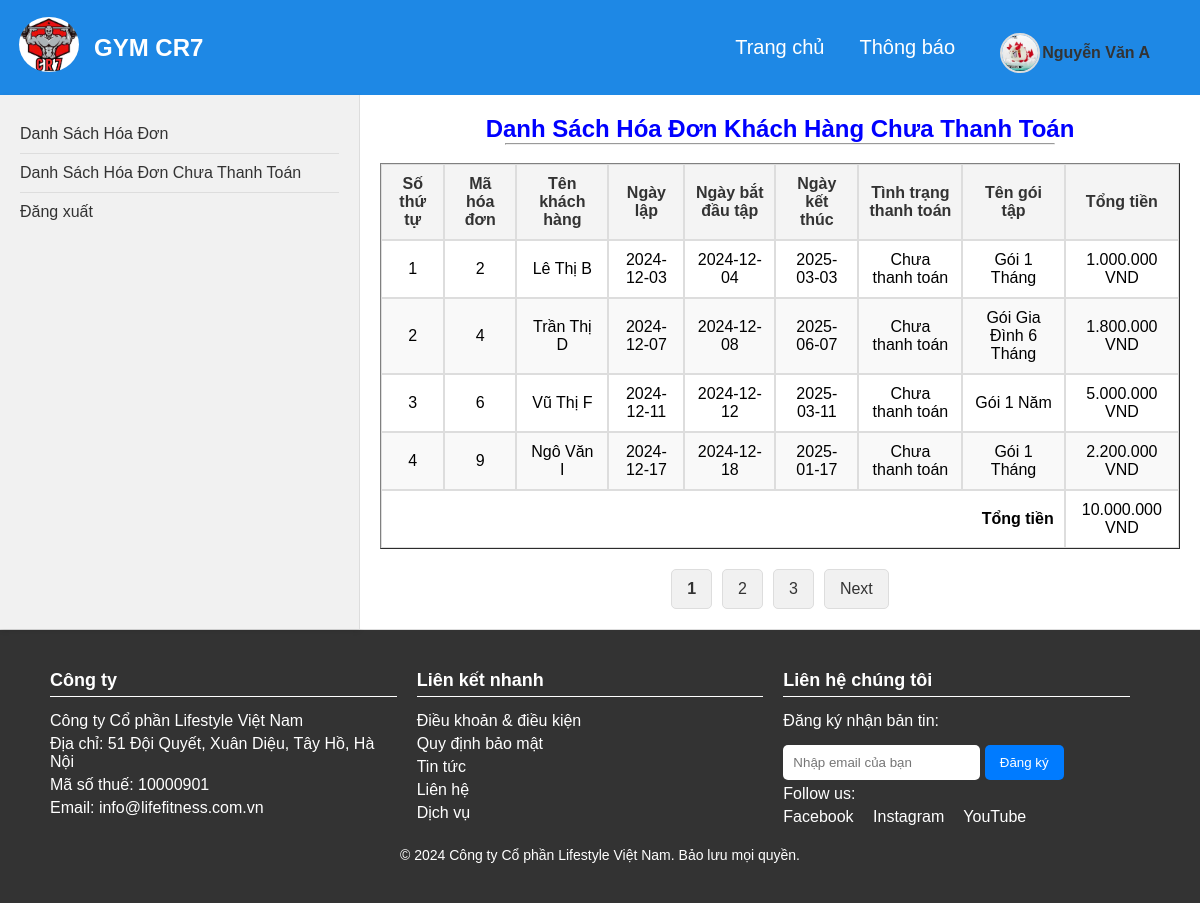
The app's page /ketoan.php?khchuatt (signed in) with its own data.
### tables this page shows
CREATE TABLE `nhanvien` (
  `MaNV` int(11) NOT NULL,
  `TenNV` varchar(100) NOT NULL,
  `HinhAnhNV` varchar(255) DEFAULT NULL,
  `Email` varchar(100) NOT NULL,
  `Sdt` varchar(15) NOT NULL,
  `NgayVaoLam` date NOT NULL,
  `MaTK` int(11) DEFAULT NULL,
  `MaCV` int(11) DEFAULT NULL,
  `xoa` tinyint(1) DEFAULT 0
);

CREATE TABLE `hoadon` (
  `MaHD` int(11) NOT NULL,
  `NgayLap` date NOT NULL,
  `NgayBatDau` date NOT NULL,
  `NgayKetThuc` date NOT NULL,
  `TongTien` decimal(15,2) NOT NULL,
  `TinhTrangTT` varchar(20) DEFAULT NULL CHECK (`TinhTrangTT` in ('Đã thanh toán','Chưa thanh toán')),
  `TinhTrangMail` varchar(20) DEFAULT NULL CHECK (`TinhTrangMail` in ('Đã gửi','Chưa gửi')),
  `MaGT` int(11) DEFAULT NULL,
  `MaTV` int(11) DEFAULT NULL
);

CREATE TABLE `thanhvien` (
  `MaTV` int(11) NOT NULL,
  `TenTV` varchar(100) NOT NULL,
  `Email` varchar(100) NOT NULL,
  `Sdt` varchar(15) NOT NULL,
  `NgaySinh` date DEFAULT NULL,
  `DiaChi` varchar(255) DEFAULT NULL,
  `HinhAnh` varchar(255) DEFAULT NULL,
  `MaTK` int(11) DEFAULT NULL,
  `TrangThai` varchar(20) DEFAULT NULL CHECK (`TrangThai` in ('Còn tập','Nghỉ'))
);

CREATE TABLE `goitap` (
  `MaGT` int(11) NOT NULL,
  `TenGT` varchar(100) NOT NULL,
  `SoTien` float NOT NULL,
  `MoTa` varchar(50) NOT NULL,
  `HinhAnh` varchar(50) NOT NULL,
  `DichVu` varchar(100) NOT NULL,
  `xoa` int(11) NOT NULL
);

### modal/dangnhap.php (called while the page is built, shortened)
<?php
    class dangNhap{
        public function select1NV($ma){
            $p = new clsketnoi();
            $con = $p ->moketnoi();
            if($con){
                $str = " SELECT *
                from taikhoan tk inner join nhanvien nv
                on tk.MaTK = nv.MaTK inner join chucvu cv
                on nv.MaCV = cv.MaCV
                WHERE tk.MaTK = $ma ";
                $tbl = $con ->query($str);
                return $tbl;
            }else{
                echo "truy vấn sai";
                return false;
            }
        }
    }
?>

### controller/getdangnhap.php (called while the page is built, shortened)
<?php
    include_once("modal/dangnhap.php");
    class GetDangNhap{
        public function Lay1NV($ma){
            $p = new dangNhap();
            $con = $p -> select1NV($ma);
            if($con){
                if($con -> num_rows > 0){
                    return $con;
                }else{
                    return 0;
                }
            }else{
                echo "Loi to cha ba luaaaaaaaaaaaaaaaaaaaaaa";
                return false;
            }
        }
    }
?>

### modal/mketoan.php (called while the page is built, shortened)
<?php
class Mketoan {
    public function demSoHoaDon() {
        $p = new clsketnoi();
        $con = $p->moketnoi();
        if ($con) {
            $sql = "SELECT COUNT(*) AS tong FROM hoadon";
            $result = $con->query($sql);
            if ($result) {
                $row = $result->fetch_assoc();
                return $row['tong'];
            }
        }
        return 0;
    }
    public function danhsachhoadonchuaTT($limit, $offset) {
        $p = new clsketnoi();
        $con = $p->moketnoi();
        if ($con) {
            $str = "SELECT *
                    FROM thanhvien tv
                    INNER JOIN hoadon hd ON tv.MaTV = hd.MaTV
                    INNER JOIN goitap gt ON hd.MaGT = gt.MaGT
                    WHERE hd.TinhTrangTT like '%Chưa Thanh Toán%'
                    ORDER BY hd.MaHD ASC
                    LIMIT $limit OFFSET $offset";
            $tbl = $con->query($str);
            return $tbl;
        } else {
            return false;
        }
    }
}
?>

### controller/cketoan.php (called while the page is built, shortened)
<?php
include_once("modal/mketoan.php");
class Cketoan {
    public function getdemSoHoaDon() {
        $model = new Mketoan();
        $total = $model->demSoHoaDon();
        if ($total) {
            return $total;
        } else {
            return false;
        }
    }
    public function selectdanhsachhoadonchuaTT($limit, $offset) {
        $model = new Mketoan();
        $result = $model->danhsachhoadonchuaTT($limit, $offset);
        if ($result) {
            if ($result->num_rows > 0) {
                return $result;
            } else {
                return 0;
            }
        } else {
            return false;
        }
    }
}
?>

### view/danhsachhoadonchuathanhtoan.php (the view, shortened to what this page needs)
<?php
    include_once("controller/cketoan.php");
    $p = new Cketoan();
    $limit = 5;
    $page = isset($_GET['page']) ? $_GET['page'] : 1;
    $offset = ($page - 1) * $limit;
    $result = $p->selectdanhsachhoadonchuaTT($limit, $offset);
    $totalHoaDon = $p->getdemSoHoaDon();
    $totalPages = ceil($totalHoaDon / $limit);
?>
<?php if ($result): ?>
    <center>
        <h2>Danh Sách Hóa Đơn Khách Hàng Chưa Thanh Toán</h2>
        <hr>
    </center>
    <br>
    <table id="40" border="1" cellspacing="0" cellpadding="5">
    <thead>
        <tr>
            <th>Số thứ tự</th>
            <th>Mã hóa đơn</th>
            <th>Tên khách hàng</th>
            <th>Ngày lập</th>
            <th>Ngày bắt đầu tập</th>
            <th>Ngày kết thúc</th>
            <th>Tình trạng thanh toán</th>
            <th>Tên gói tập</th>
            <th>Tổng tiền</th>
        </tr>
    </thead>
    <tbody>
        <?php
        $stt = $offset + 1;
        $totalAmount = 0;
        while ($row = $result->fetch_assoc()) {
            $totalAmount += $row['TongTien'];
        ?>
            <tr>
                <td><?php echo $stt++; ?></td>
                <td><?php echo $row['MaHD']; ?></td>
                <td><?php echo $row['TenTV']; ?></td>
                <td><?php echo $row['NgayLap']; ?></td>
                <td><?php echo $row['NgayBatDau']; ?></td>
                <td><?php echo $row['NgayKetThuc']; ?></td>
                <td><?php echo $row['TinhTrangTT']; ?></td>
                <td><?php echo $row['TenGT']; ?></td>
                <td><?php echo number_format($row['TongTien'], 0, ',', '.'); ?> VND</td>
            </tr>
        <?php
        }
        ?>
        <tr>
            <td colspan="8" style="text-align: right; font-weight: bold;">Tổng tiền</td>
            <td><?php echo number_format($totalAmount, 0, ',', '.'); ?> VND</td>
        </tr>
    </tbody>
</table>
<div class="pagination">
    <?php for ($i = 1; $i <= $totalPages; $i++): ?>
        <a href="ketoan.php?khchuatt&page=<?php echo $i; ?>" <?php if ($i == $page) echo 'style="font-weight: bold;"'; ?>>
            <?php echo $i; ?>
        </a>
    <?php endfor; ?>
    <?php if ($page < $totalPages): ?>
        <a href="ketoan.php?khchuatt&page=<?php echo $page + 1; ?>">Next</a>
    <?php endif; ?>
</div>
<?php else: ?>
    <p>Không có hóa đơn nào!</p>
<?php endif; ?>
<!DOCTYPE html>
<html lang="en">
<head>
</head>
<body>
</body>
</html>

### ketoan.php (shortened to what this page needs)
<!DOCTYPE html>
<html lang="en">
<head>
</head>
<body>
    <div id="khung">
        <header>
            <div id="logo">
                <a href="ketoan.php"><img src="../GYM/image/logo.jpg" alt="" srcset=""></a>
                <p style="float:right"><a href="ketoan.php">GYM CR7</a></p>
            </div>
            <div id="noidung">
                <a href="ketoan.php">Trang chủ</a>
                <a href="ketoan.php?thongbao">Thông báo</a>
                <?php
                    include_once("controller/getdangnhap.php");
                    $p = new GetDangNhap();
                    if(isset($_SESSION["dn1"])) {
                        $matk = $_SESSION["manv"];
                        $con1 = $p -> Lay1NV($matk);
                        if($con1){
                            $r1 = $con1 -> fetch_assoc();
                            $anh = $r1["HinhAnhNV"];
                            $ten = $r1["TenNV"];
                        }
                    }
                ?>
            <div class="user-dropdown">
                <div class="user-info">
                    <?php
                        echo '
                            <a href="nhanvien.php">
                                <img src="../GYM/image/avtNV/'.$anh.'" alt="" class="user">
                                <span>'.$ten.'</span>
                            </a>
                        ';
                    ?>
                </div>
            </div>
            </div>
        </header>
        <section>
            <article id="a1">
            <a href="ketoan.php?xemhoadon">Danh Sách Hóa Đơn</a>
            <a href="ketoan.php?khchuatt">Danh Sách Hóa Đơn Chưa Thanh Toán</a>
            <a href="ketoan.php?dangxuat" >Đăng xuất</a>
            </article>
            <article id="a2">
    <?php
        if(isset($_REQUEST["chitietnhanvien"])){
            if(isset($_REQUEST["suanv"])){
                include_once("view/suathongtincanhannhanvien.php");
            } else {
                include_once("view/chitietnhanvien.php");
            }
        }else if(isset($_REQUEST["doimatkhau"])){
            include_once("view/doimatkhauNV.php");
        }else if(isset($_REQUEST["dangxuat"])){
            include_once("view/dangxuat.php");
        }else if(isset($_REQUEST["xemhoadon"])){
            if(isset($_REQUEST["page"])){
                include_once("view/danhsachhoadon.php");
            }else{
                include_once("view/danhsachhoadon.php");
            }
        }else if(isset($_REQUEST["khchuatt"])){
            if(isset($_REQUEST["page"])){
                include_once("view/danhsachhoadonchuathanhtoan.php");
            }else{
                include_once("view/danhsachhoadonchuathanhtoan.php");
            }
        }elseif(isset($_REQUEST["thongbao"])){
            include_once("view/thongbao.php");
        }
    ?>
</article>
        </section>
        <footer>
            <div class="footer-content">
                <div class="footer-section">
                    <h4>Công ty</h4>
                    <p>Công ty Cổ phần Lifestyle Việt Nam</p>
                    <p>Địa chỉ: 51 Đội Quyết, Xuân Diệu, Tây Hồ, Hà Nội</p>
                    <p>Mã số thuế: 10000901</p>
                    <p>Email: <a href="mailto:info@lifefitness.com.vn">info@lifefitness.com.vn</a></p>
                </div>
                <div class="footer-section">
                    <h4>Liên kết nhanh</h4>
                    <p><a href="#">Điều khoản & điều kiện</a></p>
                    <p><a href="#">Quy định bảo mật</a></p>
                    <p><a href="#">Tin tức</a></p>
                    <p><a href="#">Liên hệ</a></p>
                    <p><a href="#">Dịch vụ</a></p>
                </div>
                <div class="footer-section">
                    <h4>Liên hệ chúng tôi</h4>
                    <p>Đăng ký nhận bản tin:</p>
                    <input type="email" placeholder="Nhập email của bạn" />
                    <button>Đăng ký</button>
                    <p>Follow us:</p>
                    <div class="social-media">
                        <a href="#">Facebook</a>
                        <a href="#">Instagram</a>
                        <a href="#">YouTube</a>
                    </div>
                </div>
            </div>
            <div class="footer-bottom">
                <p>&copy; 2024 Công ty Cổ phần Lifestyle Việt Nam. Bảo lưu mọi quyền.</p>
            </div>
        </footer>
    </div>
</body>
</html>

### ketoan.php (style rules this page uses)
* { box-sizing: border-box; margin: 0; padding: 0; }
#khung { width: 100%; height: auto; font-family: Arial, sans-serif; }
header { display: flex; justify-content: space-between; align-items: center; background-color: #1e88e5; color: #fff; padding: 15px; }
#logo { margin-right: auto; }
#logo img { height: 50px; border-radius: 50%; }
#noidung { display: flex; align-items: center; }
#noidung a { color: #fff; text-decoration: none; margin-right: 35px; font-size: 20px; transition: color 0.3s ease; }
section { display: flex; height: auto ; border-bottom: 1px solid #ddd; }
#a1 { width: 30%; background-color: #f1f1f1; padding: 20px; border-right: 1px solid #ddd; box-shadow: 0 2px 5px rgba(0, 0, 0, 0.1); }
#a1 a { display: block; color: #333; text-decoration: none; font-size: 16px; padding: 10px 0; transition: color 0.3s ease; }
#a1 a:not(:last-child) { border-bottom: 1px solid #ddd; }
#a2 { width: 70%; padding: 20px; background-color: #fff; }
footer { background-color: #333; color: white; padding: 40px 50px; }
.footer-content { display: flex; justify-content: space-between; flex-wrap: wrap; }
.footer-section { flex: 1; min-width: 250px; margin-right: 20px; }
.footer-section h4 { margin-bottom: 15px; font-size: 18px; border-bottom: 1px solid #ffffff; padding-bottom: 5px; }
.footer-section p { margin: 5px 0; }
.footer-section a { color: #ffffff; text-decoration: none; }
.footer-bottom { text-align: center; margin-top: 20px; font-size: 14px; }
input[type="email"] { padding: 10px; margin-top: 10px; border: none; border-radius: 5px; }
button { padding: 10px 15px; margin-top: 10px; border: none; border-radius: 5px; background-color: #007bff; color: white; cursor: pointer; }
.social-media a { margin-right: 15px; color: #ffffff; }
#logo { display: flex; align-items: center; padding: 2px 4px; border-radius: 5px; }
#logo img { width: 60px; height: auto; margin-right: 15px; }
#logo p { margin: 0; }
#logo a { text-decoration: none; color: white; font-size: 24px; font-weight: bold; transition: color 0.3s; }
.user-dropdown { position: relative; display: inline-block; cursor: pointer; margin-left: 10px; top: 5px; }
.user-info a { display: flex; align-items: center; gap: 2px; color: white; }
.user-info img { width: 40px; height: 40px; border-radius: 50%; object-fit: cover; border: 2px solid #ddd; transition: transform 0.3s; }
.user-info span { font-size: 16px; font-weight: bold; color: #333; }

### view/danhsachhoadonchuathanhtoan.php (style rules this page uses)
table th, table td { border: 1px solid #ddd; padding: 10px; }
table th { background-color: #f4f4f4; color: #333; font-weight: bold; text-align: center; }
table tr:nth-child(even) { background-color: #f9f9f9; }
table tr:nth-child(odd) { background-color: #fff; }
table td { text-align: center; }
h2 { color: blue; }
hr { width: 550px; }
.pagination { display: flex; justify-content: center; align-items: center; margin-top: 20px; }
.pagination a { text-decoration: none; padding: 10px 15px; margin: 0 5px; background-color: #f1f1f1; color: #333; border: 1px solid #ddd; border-radius: 5px; transition: background-color 0.3s, color 0.3s; }

### records on screen
nhanvien: HinhAnhNV (picture), TenNV "Nguyễn Văn A"
hoadon: MaHD "2", MaTV.TenTV "Lê Thị B", NgayLap "2024-12-03", NgayBatDau "2024-12-04", NgayKetThuc "2025-03-03", TinhTrangTT "Chưa thanh toán", MaGT.TenGT "Gói 1 Tháng", TongTien "1.000.000"
hoadon: MaHD "4", MaTV.TenTV "Trần Thị D", NgayLap "2024-12-07", NgayBatDau "2024-12-08", NgayKetThuc "2025-06-07", TinhTrangTT "Chưa thanh toán", MaGT.TenGT "Gói Gia Đình 6 Tháng", TongTien "1.800.000"
hoadon: MaHD "6", MaTV.TenTV "Vũ Thị F", NgayLap "2024-12-11", NgayBatDau "2024-12-12", NgayKetThuc "2025-03-11", TinhTrangTT "Chưa thanh toán", MaGT.TenGT "Gói 1 Năm", TongTien "5.000.000"
hoadon: MaHD "9", MaTV.TenTV "Ngô Văn I", NgayLap "2024-12-17", NgayBatDau "2024-12-18", NgayKetThuc "2025-01-17", TinhTrangTT "Chưa thanh toán", MaGT.TenGT "Gói 1 Tháng", TongTien "2.200.000"

### other values on screen
$totalAmount "10.000.000"
